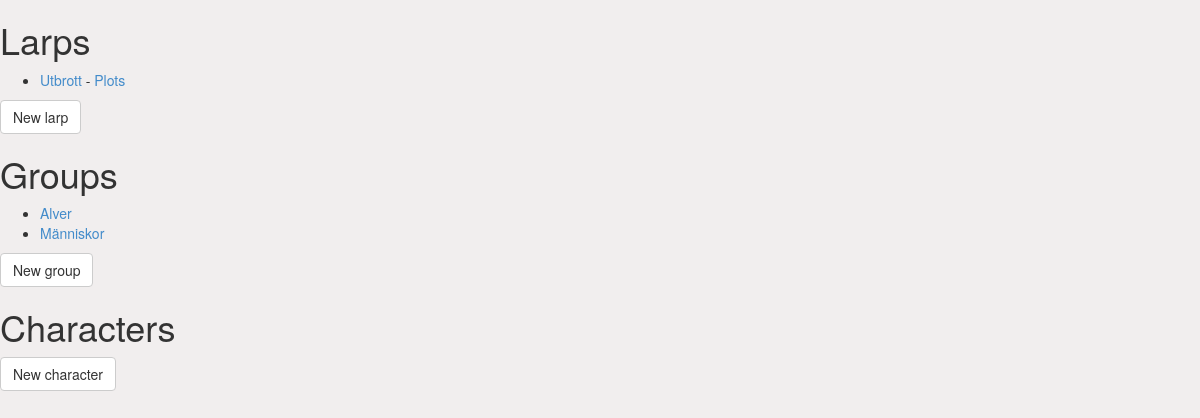
Before: /GM/ with the older database file.
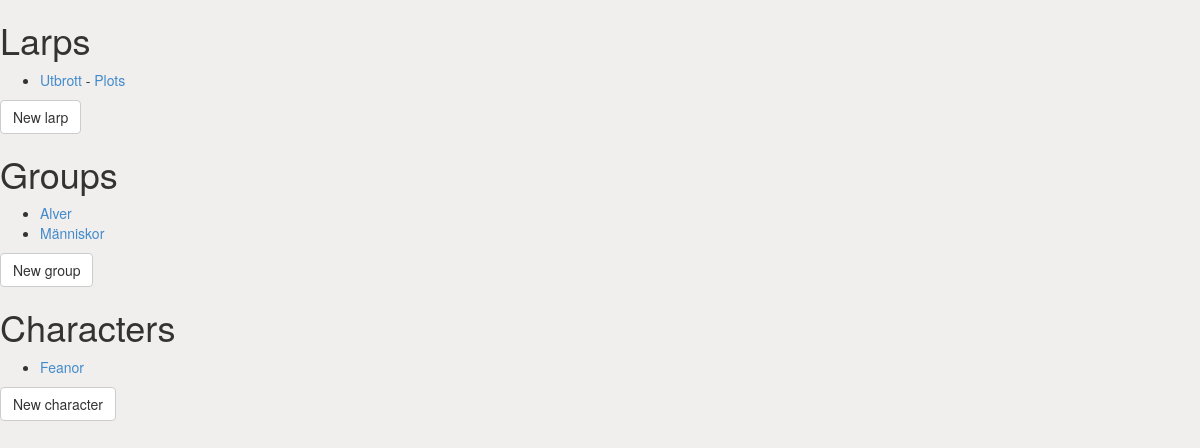
After: the same page with the newer database file.
### plots/models.py (models this page shows, shortened)
class BasicModel(models.Model):
    class Meta:
        abstract = True
        ordering = ['name']
    name = models.CharField(max_length=50)

class Larp(BasicModel):
    characters = models.ManyToManyField(
                'Character', null=True, blank=True, through='PersonalPlot')
    groups = models.ManyToManyField(
                'Group', null=True, blank=True, through='GroupPlot' )
    plot_threads = models.ManyToManyField(
                'PlotThread', null=True, blank=True, through='LarpPlotThread')

class Group(BasicModel):
    show_members = models.BooleanField(default=False)
    show_members.help_text = 'Members presentation is made public.'
    show_group = models.BooleanField(default=False)
    show_group.help_text = 'Group description is made public.'
    is_open = models.BooleanField(default=False)
    group_description = models.TextField(blank=True, default='')
    members_presentations = models.TextField(blank=True, default='')
    characters = models.ManyToManyField(
                'Character', null=True, blank=True, through='Membership')
    characters.verbose_name = "members"
    larps = models.ManyToManyField(
                'Larp', null=True, blank=True, through='GroupPlot' )

class Character(BasicModel):
    user = models.ForeignKey(auth.models.User, null=True, blank=True, default=None )
    larps = models.ManyToManyField(
                'Larp', null=True, blank=True, through='PersonalPlot')
    groups = models.ManyToManyField(
                'Group', null=True, blank=True, through='Membership')
    character_concept = models.CharField(max_length=50, blank=True)
    presentation = models.TextField(blank=True, default='', max_length=500)
    presentation.help_text = (
        'A short pressentation of the character to be read by all players. Can be written by player or Game Master <br><i>Player can read and write.</i>')
    character_description = models.TextField(blank=True, default='', max_length=5000)
    character_description.help_text = (
        'Character description is usually provided by the player but can also be written by Game Master. Do not change a character description written by a player. <br><i>Player can read and write.</i>')
    other_info = models.TextField(blank=True, default='')
    def groups_string(self):
        return ', '.join([group.name for group in self.groups.all()])
    groups_string.verbose_name = 'Groups'
    groups_string.short_description = 'Groups'

### plots/GM/views.py (the view)
def index(request):
    return render( request, 'plots/GM/index.html',
                {   'larps': Larp.objects.all(),
                    'groups': Group.objects.all(),
                    'characters': Character.objects.all(), }     )

### plots/templates/plots/GM/index.html (shortened to what this page needs)
{% extends "plots/GM/basic.html" %}
{% block body %}
<h1> Larps </h1>
<ul>
    {% for larp in larps %}
    <li>
        <a href="{% url 'GM:edit_topp' 'larp' larp.id %}"> {{ larp.name }} </a>
        -
        <a href="{% url 'GM:larp_plots' larp.id %}"> Plots </a>
    </li>
    {% endfor %}
</ul>
<a href="{% url 'GM:new_topp' 'larp' %}" class="btn btn-default"> New larp </a>
<h1> Groups </h1>
<ul>
    {% for group in groups %}
    <li>
        <a href="{% url 'GM:edit_topp' 'group' group.id %}"> {{ group.name }} </a>
    </li>
    {% endfor %}
</ul>
<a href="{% url 'GM:new_topp' 'group' %}" class="btn btn-default"> New group </a>
<h1> Characters </h1>
<ul>
    {% for character in characters %}
    <li>
        <a href="{% url 'GM:edit_topp' character.id %}"> {{ character.name }} </a>
    </li>
    {% endfor %}
</ul>
<a href="{% url 'GM:new_topp' 'character' %}" class="btn btn-default"> New character </a>
{% endblock %}

Changed rows visible on the page:
added Character: name "Feanor"
